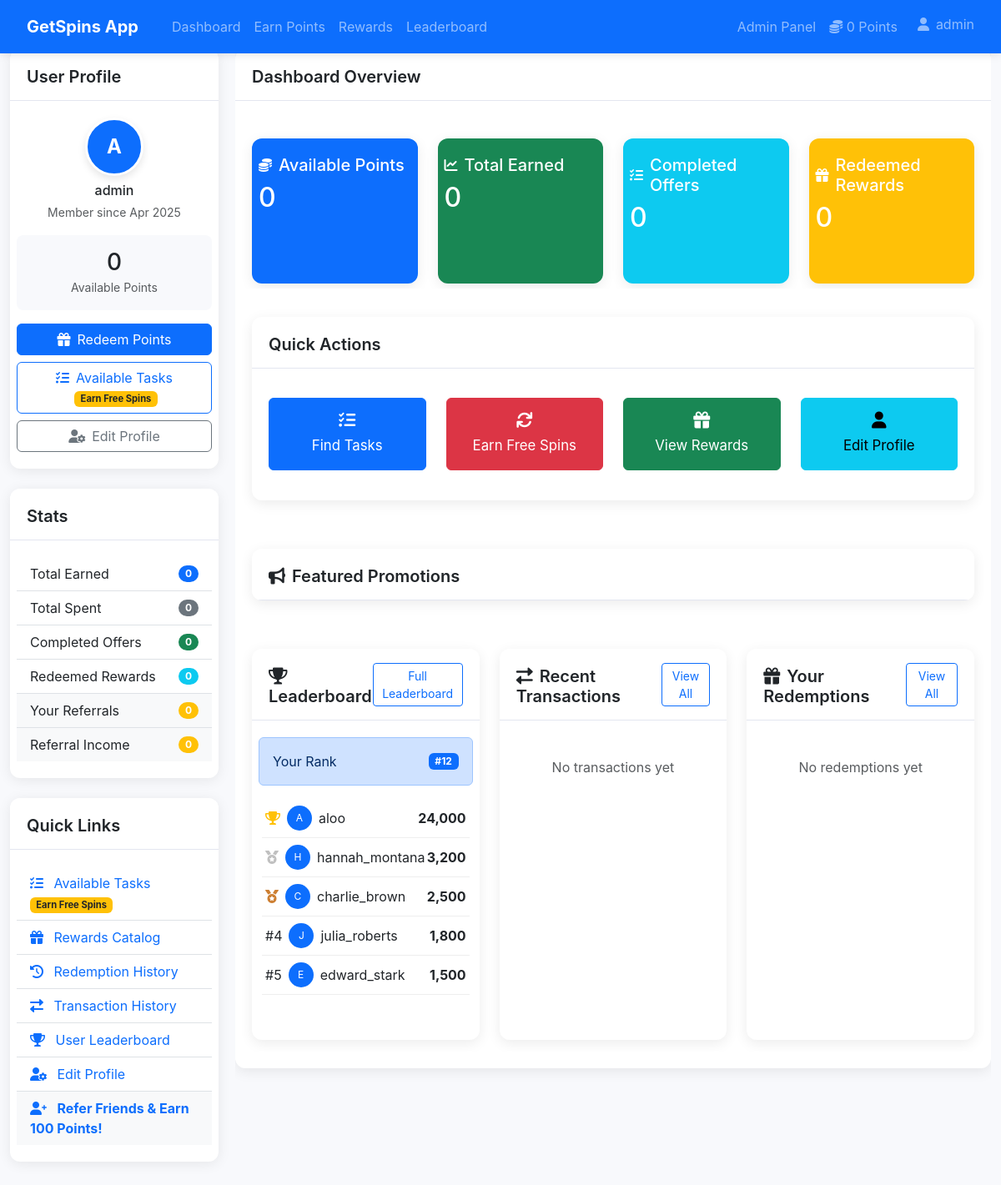
The app's page /dashboard (signed in) with its own data.
### tables this page shows
CREATE TABLE settings (setting_key TEXT PRIMARY KEY, setting_value TEXT);

CREATE TABLE users (
            id INTEGER PRIMARY KEY AUTOINCREMENT,
            username TEXT NOT NULL UNIQUE,
            email TEXT NOT NULL UNIQUE,
            password TEXT NOT NULL,
            points INTEGER NOT NULL DEFAULT 0,
            is_admin INTEGER NOT NULL DEFAULT 0,
            created_at TIMESTAMP DEFAULT CURRENT_TIMESTAMP,
            updated_at TIMESTAMP DEFAULT CURRENT_TIMESTAMP
        , referral_code TEXT, referred_by INTEGER, is_blocked INTEGER DEFAULT 0 NOT NULL);

### dashboard.php (the view, shortened to what the rows shown need)
<?php
require_once 'includes/auth.php';
require_once 'includes/functions.php';
include 'includes/header.php';
?>
<div class="dashboard-container">
    <div class="dashboard-sidebar d-none d-lg-block">
        <?php include 'includes/sidebar.php'; ?>
    </div>
    <div class="dashboard-content w-100">
        <div class="card">
            <div class="card-body">
                    <div class="row mb-4">
                        <div class="col-6 col-md-6 col-lg-3 mb-3">
                            <div class="card bg-primary text-white h-100 dashboard-stat-card">
                                <div class="card-body">
                                    <div class="d-flex align-items-center mb-2">
                                        <i class="fas fa-coins stat-icon me-2"></i>
                                        <h5 class="card-title mb-0">Available Points</h5>
                                    </div>
                                    <h2 class="mb-0 stat-value"><?php echo formatPoints($current_user['points']); ?></h2>
                                </div>
                            </div>
                        </div>
                        <div class="col-6 col-md-6 col-lg-3 mb-3">
                            <div class="card bg-success text-white h-100 dashboard-stat-card">
                                <div class="card-body">
                                    <div class="d-flex align-items-center mb-2">
                                        <i class="fas fa-chart-line stat-icon me-2"></i>
                                        <h5 class="card-title mb-0">Total Earned</h5>
                                    </div>
                                    <h2 class="mb-0 stat-value"><?php echo formatPoints($stats['total_earned']); ?></h2>
                                </div>
                            </div>
                        </div>
                        <div class="col-6 col-md-6 col-lg-3 mb-3">
                            <div class="card bg-info text-white h-100 dashboard-stat-card">
                                <div class="card-body">
                                    <h2 class="mb-0 stat-value"><?php echo $stats['completed_offers']; ?></h2>
                                </div>
                            </div>
                        </div>
                        <div class="col-6 col-md-6 col-lg-3 mb-3">
                            <div class="card bg-warning text-white h-100 dashboard-stat-card">
                                <div class="card-body">
                                    <h2 class="mb-0 stat-value"><?php echo $stats['redeemed_rewards']; ?></h2>
                                </div>
                            </div>
                        </div>
                    </div>
                </div>
            </div>
        </div>
    </div>
</div>
<?php include 'includes/dashboard_footer.php'; ?>

### includes/header.php (shortened to what the rows shown need)
<?php
require_once 'includes/auth.php';
require_once 'includes/functions.php';
require_once 'includes/db.php';
$auth = new Auth();
$current_user = $auth->getUser();
$current_page = basename($_SERVER['PHP_SELF']);
$request_uri = $_SERVER['REQUEST_URI'];
$request_path = parse_url($request_uri, PHP_URL_PATH);
$request_path = trim($request_path, '/');
$is_public_page = !$auth->isLoggedIn() ||
                  in_array($current_page, ['index.php', 'login.php', 'register.php']) ||
                  in_array($request_path, ['', 'index', 'login', 'register']);
$app_name = getSetting('app_name', APP_NAME);
$app_logo = getSetting('app_logo', '');
?>
<!DOCTYPE html>
<html lang="en">
<head>
    <link href="https://cdn.jsdelivr.net/npm/bootstrap@5.3.0-alpha1/dist/css/bootstrap.min.css" rel="stylesheet">
    <link href="https://cdnjs.cloudflare.com/ajax/libs/font-awesome/6.0.0/css/all.min.css" rel="stylesheet">
    <link href="/assets/css/style.css" rel="stylesheet">
    <link href="/assets/css/new-promo-slider.css" rel="stylesheet">
</head>
<?php
$current_page_name = basename($_SERVER['PHP_SELF'], '.php');
$body_class = '';
if ($current_page_name === 'dashboard') {
    $body_class = 'dashboard-page';
} elseif ($current_page_name === 'tasks') {
    $body_class = 'tasks-page';
} elseif ($current_page_name === 'rewards') {
    $body_class = 'rewards-page';
} elseif ($current_page_name === 'referrals') {
    $body_class = 'referrals-page';
} elseif ($current_page_name === 'leaderboard') {
    $body_class = 'leaderboard-page';
} elseif ($current_page_name === 'profile') {
    $body_class = 'profile-page';
}
?>
<body class="<?php echo $body_class; ?>">
    <nav class="navbar navbar-expand-lg navbar-dark bg-primary fixed-header">
        <div class="container px-3">
            <a class="navbar-brand" href="/">
                <?php if ($is_public_page && !empty($app_logo)): ?>
                <img src="<?php echo $app_logo; ?>" alt="<?php echo htmlspecialchars($app_name); ?>" height="30" class="d-inline-block align-text-top">
                <?php else: ?>
                <?php echo htmlspecialchars($app_name); ?>
                <?php endif; ?>
            </a>
            <?php if ($auth->isLoggedIn()): ?>
            <div class="navbar-collapse" id="navbarNav">
                <ul class="navbar-nav me-auto">
                    <li class="nav-item">
                        <a class="nav-link" href="/dashboard">Dashboard</a>
                    </li>
                    <li class="nav-item">
                        <a class="nav-link" href="/tasks">Earn Points</a>
                    </li>
                    <li class="nav-item">
                        <a class="nav-link" href="/rewards">Rewards</a>
                    </li>
                    <li class="nav-item">
                        <a class="nav-link" href="/leaderboard">Leaderboard</a>
                    </li>
                </ul>
                <ul class="navbar-nav ms-auto">
                    <?php if ($auth->isAdmin()): ?>
                        <li class="nav-item">
                            <a class="nav-link" href="/admin/">Admin Panel</a>
                        </li>
                    <?php endif; ?>
                    <li class="nav-item">
                        <a class="nav-link" href="#">
                            <i class="fas fa-coins"></i> <?php echo formatPoints($current_user['points']); ?> Points
                        </a>
                    </li>
                    <li class="nav-item dropdown">
                        <a class="nav-link dropdown-toggle" href="#" id="navbarDropdown" role="button" data-bs-toggle="dropdown" aria-expanded="false">
                            <i class="fas fa-user"></i> <?php echo htmlspecialchars($current_user['username']); ?>
                        </a>
                    </li>
                </ul>
            </div>
            <?php endif; ?>
        </div>
    </nav>
    <div class="<?php
        if (($current_page === 'index.php' || $request_path === '' || $request_path === 'index') && !$auth->isLoggedIn()) {
            echo 'full-width-container';
        } else {
            echo $auth->isLoggedIn() ? 'container py-4 content-with-fixed-header' : 'container py-4';
        }
    ?>"><?php

### includes/sidebar.php (shortened to what the rows shown need)
<?php
require_once 'includes/auth.php';
require_once 'includes/functions.php';
$auth = new Auth();
$current_user = $auth->getUser();
$stats = getUserStats($current_user['id']);
?>
<div class="card mb-4 d-none d-md-block">
    <div class="card-body">
        <div class="text-center mb-3">
            <div class="avatar-placeholder bg-primary text-white rounded-circle mx-auto mb-2" style="width: 70px; height: 70px; font-size: 1.5rem;">
                <?php echo strtoupper(substr($current_user['username'], 0, 1)); ?>
            </div>
            <div>
                <h6 class="mb-1"><?php echo htmlspecialchars($current_user['username']); ?></h6>
                <small class="text-muted">Member since <?php echo date('M Y', strtotime($current_user['created_at'])); ?></small>
            </div>
        </div>
        <div class="points-display text-center mb-3">
            <h3 class="mb-0"><?php echo formatPoints($current_user['points']); ?></h3>
            <small class="text-muted">Available Points</small>
        </div>
    </div>
</div>
<div class="card mb-4">
    <div class="card-body">
        <ul class="list-group list-group-flush">
            <li class="list-group-item d-flex justify-content-between align-items-center">
                Total Earned
                <span class="badge bg-primary rounded-pill"><?php echo formatPoints($stats['total_earned']); ?></span>
            </li>
            <li class="list-group-item d-flex justify-content-between align-items-center">
                Total Spent
                <span class="badge bg-secondary rounded-pill"><?php echo formatPoints($stats['total_spent']); ?></span>
            </li>
            <li class="list-group-item d-flex justify-content-between align-items-center bg-light">
                Referral Income
                <span class="badge bg-warning rounded-pill"><?php echo formatPoints($stats['referral_income']); ?></span>
            </li>
        </ul>
    </div>
</div>

### records on screen
settings: setting_value "GetSpins App"
users: points "0", username "admin", username "A", created_at "Apr 2025"

### other values on screen
$stats['completed_offers'] "0"
$stats['redeemed_rewards'] "0"
$stats['total_referrals'] "0"
$user_rank['rank'] "12"
substr($user['username'], 0, 1) "A"
$user['username'] "aloo"
formatPoints($user['points']) "24,000"
substr($user['username'], 0, 1) "H"
$user['username'] "hannah_montana"
formatPoints($user['points']) "3,200"
substr($user['username'], 0, 1) "C"
$user['username'] "charlie_brown"
formatPoints($user['points']) "2,500"
$user['rank'] "4"
substr($user['username'], 0, 1) "J"
